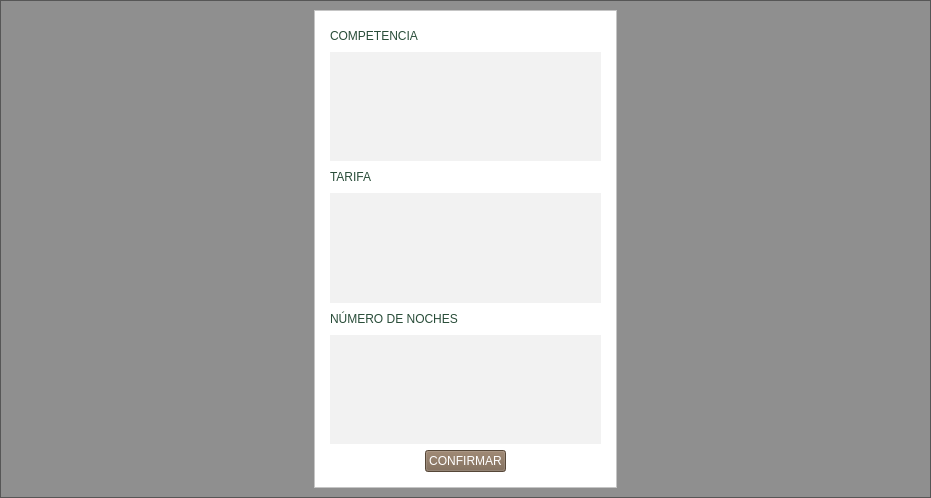
<?xml version="1.0" encoding="UTF-8"?>
<ui version="4.0">
 <class>ExtraInfo</class>
 <widget class="QWidget" name="ExtraInfo">
  <property name="geometry">
   <rect>
    <x>0</x>
    <y>0</y>
    <width>931</width>
    <height>498</height>
   </rect>
  </property>
  <property name="windowTitle">
   <string>Form</string>
  </property>
  <layout class="QHBoxLayout" name="horizontalLayout_6">
   <property name="spacing">
    <number>0</number>
   </property>
   <property name="leftMargin">
    <number>0</number>
   </property>
   <property name="topMargin">
    <number>0</number>
   </property>
   <property name="rightMargin">
    <number>0</number>
   </property>
   <property name="bottomMargin">
    <number>0</number>
   </property>
   <item>
    <widget class="QFrame" name="frame_2">
     <property name="styleSheet">
      <string notr="true">background-color:rgba(0,0,0,40%)</string>
     </property>
     <property name="frameShape">
      <enum>QFrame::StyledPanel</enum>
     </property>
     <property name="frameShadow">
      <enum>QFrame::Raised</enum>
     </property>
     <layout class="QVBoxLayout" name="verticalLayout_2">
      <item>
       <spacer name="verticalSpacer">
        <property name="orientation">
         <enum>Qt::Vertical</enum>
        </property>
        <property name="sizeHint" stdset="0">
         <size>
          <width>20</width>
          <height>0</height>
         </size>
        </property>
       </spacer>
      </item>
      <item>
       <layout class="QHBoxLayout" name="horizontalLayout_5">
        <item>
         <spacer name="horizontalSpacer_6">
          <property name="orientation">
           <enum>Qt::Horizontal</enum>
          </property>
          <property name="sizeHint" stdset="0">
           <size>
            <width>40</width>
            <height>20</height>
           </size>
          </property>
         </spacer>
        </item>
        <item>
         <widget class="QFrame" name="frame">
          <property name="styleSheet">
           <string notr="true">background-color:white;</string>
          </property>
          <property name="frameShape">
           <enum>QFrame::StyledPanel</enum>
          </property>
          <property name="frameShadow">
           <enum>QFrame::Raised</enum>
          </property>
          <layout class="QVBoxLayout" name="verticalLayout">
           <property name="leftMargin">
            <number>15</number>
           </property>
           <property name="topMargin">
            <number>15</number>
           </property>
           <property name="rightMargin">
            <number>15</number>
           </property>
           <property name="bottomMargin">
            <number>15</number>
           </property>
           <item>
            <layout class="QHBoxLayout" name="horizontalLayout">
             <item>
              <widget class="QLabel" name="label_5">
               <property name="styleSheet">
                <string notr="true">font: 12pt &quot;MS Shell Dlg 2&quot;;
color: #294D39;</string>
               </property>
               <property name="text">
                <string>COMPETENCIA</string>
               </property>
              </widget>
             </item>
             <item>
              <spacer name="horizontalSpacer_5">
               <property name="orientation">
                <enum>Qt::Horizontal</enum>
               </property>
               <property name="sizeHint" stdset="0">
                <size>
                 <width>40</width>
                 <height>20</height>
                </size>
               </property>
              </spacer>
             </item>
            </layout>
           </item>
           <item>
            <widget class="QTextEdit" name="textEdit">
             <property name="styleSheet">
              <string notr="true">background-color:#F2F2F2;
font: 12pt &quot;MS Shell Dlg 2&quot;;
border:0px solid;
color: #294D39;
min-width:30em;
max-width:30em;
min-height:5em;
max-height:5em;</string>
             </property>
            </widget>
           </item>
           <item>
            <layout class="QHBoxLayout" name="horizontalLayout_2">
             <item>
              <widget class="QLabel" name="label_6">
               <property name="styleSheet">
                <string notr="true">font: 12pt &quot;MS Shell Dlg 2&quot;;
color: #294D39;</string>
               </property>
               <property name="text">
                <string>TARIFA</string>
               </property>
              </widget>
             </item>
             <item>
              <spacer name="horizontalSpacer_4">
               <property name="orientation">
                <enum>Qt::Horizontal</enum>
               </property>
               <property name="sizeHint" stdset="0">
                <size>
                 <width>40</width>
                 <height>20</height>
                </size>
               </property>
              </spacer>
             </item>
            </layout>
           </item>
           <item>
            <widget class="QTextEdit" name="textEdit_2">
             <property name="styleSheet">
              <string notr="true">background-color:#F2F2F2;
font: 12pt &quot;MS Shell Dlg 2&quot;;
border:0px solid;
color: #294D39;
min-width:30em;
max-width:30em;
min-height:5em;
max-height:5em;</string>
             </property>
            </widget>
           </item>
           <item>
            <layout class="QHBoxLayout" name="horizontalLayout_3">
             <item>
              <widget class="QLabel" name="label_7">
               <property name="styleSheet">
                <string notr="true">font: 12pt &quot;MS Shell Dlg 2&quot;;
color: #294D39;</string>
               </property>
               <property name="text">
                <string>NÚMERO DE NOCHES</string>
               </property>
              </widget>
             </item>
             <item>
              <spacer name="horizontalSpacer_3">
               <property name="orientation">
                <enum>Qt::Horizontal</enum>
               </property>
               <property name="sizeHint" stdset="0">
                <size>
                 <width>40</width>
                 <height>20</height>
                </size>
               </property>
              </spacer>
             </item>
            </layout>
           </item>
           <item>
            <widget class="QTextEdit" name="textEdit_3">
             <property name="styleSheet">
              <string notr="true">background-color:#F2F2F2;
font: 12pt &quot;MS Shell Dlg 2&quot;;
border:0px solid;
color: #294D39;
min-width:30em;
max-width:30em;
min-height:5em;
max-height:5em;</string>
             </property>
            </widget>
           </item>
           <item>
            <layout class="QHBoxLayout" name="horizontalLayout_4">
             <item>
              <spacer name="horizontalSpacer">
               <property name="orientation">
                <enum>Qt::Horizontal</enum>
               </property>
               <property name="sizeHint" stdset="0">
                <size>
                 <width>40</width>
                 <height>20</height>
                </size>
               </property>
              </spacer>
             </item>
             <item>
              <widget class="QPushButton" name="pushButton_9">
               <property name="styleSheet">
                <string notr="true">font: 12pt &quot;MS Shell Dlg 2&quot;;
color:white;
background-color:#79634E;
min-width:8.5em;
max-width:8.5em;
min-height:2.5em;
max-height:2.5em;</string>
               </property>
               <property name="text">
                <string>CONFIRMAR</string>
               </property>
              </widget>
             </item>
             <item>
              <spacer name="horizontalSpacer_2">
               <property name="orientation">
                <enum>Qt::Horizontal</enum>
               </property>
               <property name="sizeHint" stdset="0">
                <size>
                 <width>40</width>
                 <height>20</height>
                </size>
               </property>
              </spacer>
             </item>
            </layout>
           </item>
          </layout>
         </widget>
        </item>
        <item>
         <spacer name="horizontalSpacer_7">
          <property name="orientation">
           <enum>Qt::Horizontal</enum>
          </property>
          <property name="sizeHint" stdset="0">
           <size>
            <width>40</width>
            <height>20</height>
           </size>
          </property>
         </spacer>
        </item>
       </layout>
      </item>
      <item>
       <spacer name="verticalSpacer_2">
        <property name="orientation">
         <enum>Qt::Vertical</enum>
        </property>
        <property name="sizeHint" stdset="0">
         <size>
          <width>20</width>
          <height>0</height>
         </size>
        </property>
       </spacer>
      </item>
     </layout>
    </widget>
   </item>
  </layout>
 </widget>
 <resources/>
 <connections/>
</ui>
